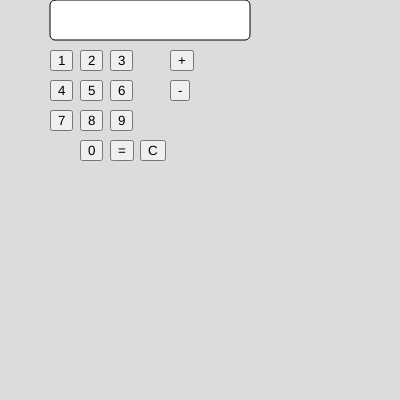
Frame 1 (no input)
Frame 60 (no input): identical to frame 1, image omitted
Frame 120 (the mouse pressed at the canvas centre since frame 60): identical to frame 1, image omitted

The p5.js sketch that drew this single still picture (run headless with seeded random() and noise() and a simulated clock; from frame 60 on, the mouse is pressed at the canvas centre):

// p5.js sketch
// ── sketch.js
// Globale variabler - Holder styr på tal, operatorer og displayet.
let currentNumber = 0; // Starter på 0, og opdateres ved input
let result = null; // Holder styr på det samlede resultat
let currentOperator = null; // Gemmer den aktuelle operator (+ eller -)
let newCalculation = false; // Hvis true, starter en ny beregning

// setup() - Opretter lommeregnerens knapper
function setup() {
    createCanvas(400, 400); // Baggrund 

    // Opretter tal-knapperne (0-9)
    let button = createButton(1);
    button.position(50, 50);
    button.mousePressed(() => addDigit(1));

    button = createButton(2);
    button.position(80, 50);
    button.mousePressed(() => addDigit(2));

    button = createButton(3);
    button.position(110, 50);
    button.mousePressed(() => addDigit(3));

    button = createButton(4);
    button.position(50, 80);
    button.mousePressed(() => addDigit(4));

    button = createButton(5);
    button.position(80, 80);
    button.mousePressed(() => addDigit(5));

    button = createButton(6);
    button.position(110, 80);
    button.mousePressed(() => addDigit(6));

    button = createButton(7);
    button.position(50, 110);
    button.mousePressed(() => addDigit(7));

    button = createButton(8);
    button.position(80, 110);
    button.mousePressed(() => addDigit(8));

    button = createButton(9);
    button.position(110, 110);
    button.mousePressed(() => addDigit(9));

    button = createButton(0);
    button.position(80, 140);
    button.mousePressed(() => addDigit(0));

    // Opretter operator-knapper (+, -)
    button = createButton("+");
    button.position(170, 50);
    button.mousePressed(() => setOperator("+"));

    button = createButton("-");
    button.position(170, 80);
    button.mousePressed(() => setOperator("-"));

    // "="-knap - Beregner resultatet
    button = createButton("=");
    button.position(110, 140);
    button.mousePressed(() => calculateResult());

    // "C"-knap - Nulstiller lommeregneren
    button = createButton("C");
    button.position(140, 140);
    button.mousePressed(() => resetCalculator());
}

// Tegner skærmen og viser inputtet
function draw() {
    background(220); // Baggrundsfarve

    // Tegner et display-rektangel som "skærm"
    fill(255);
    rect(50, 0, 200, 40, 5);

    // Viser enten resultatet eller den aktuelle beregning
    fill(0);
    textSize(24);
    textAlign(RIGHT, CENTER);

    if (result !== null && currentOperator === null && currentNumber === 0) {
        text(result, 240, 20); // Viser kun resultatet
    } else {
        text((result !== null ? result : "") + " " + (currentOperator || "") + " " + (currentNumber !== 0 ? currentNumber : ""), 240, 20);
    }
}

// Tilføjer et tal og opdaterer `currentNumber`
function addDigit(digit) {
    if (newCalculation) {
        // Hvis en ny beregning starter efter "=", behold resultatet som udgangspunkt
        currentNumber = digit;
        newCalculation = false;
    } else {
        if (currentNumber === 0) {
            currentNumber = digit; // Overskriv 0 med første ciffer
        } else {
            currentNumber = currentNumber * 10 + digit; // Bygger tallet op
        }
    }
}

// Gemmer operatoren og opdaterer `result`
function setOperator(operator) {
    if (currentOperator !== null) {
        calculateResult(); // Hvis der allerede er en operator, udfør beregning først
    } else if (result === null) {
        result = currentNumber; // Hvis ingen tidligere beregning, brug `currentNumber`
    }
    currentOperator = operator; // Gem operatoren
    currentNumber = 0; // Nulstil `currentNumber`
    newCalculation = false;
}

// Beregner resultatet og opdaterer skærmen
function calculateResult() {
    if (currentOperator !== null) {
        if (currentOperator === "+") {
            result += currentNumber;
        }
        if (currentOperator === "-") {
            result -= currentNumber;
        }
    }
    currentNumber = 0; // Nulstil `currentNumber`
    currentOperator = null; // Nulstil operator
    newCalculation = true; // Markér at en ny beregning kan starte
}

// Nulstiller hele lommeregneren
function resetCalculator() {
    currentNumber = 0;
    result = null;
    currentOperator = null;
    newCalculation = false;
}
